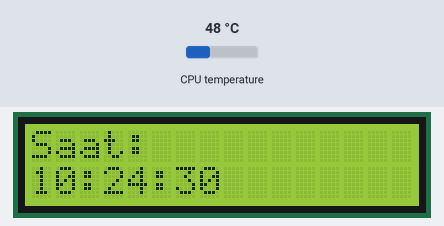
The program below on a simulated Raspberry Pi (BCM pin numbers). Parts: 16×2 character LCD. The test bench sets the inputs (shaded band); at power-on: CPU temperature 48 °C. The clock reads 2024-03-15 10:24:30 at power-on unless the program sets it; system figures (address, load, memory, disk, uptime) are fixed made-up values; what the program prints to the terminal is not drawn.

Above: at 1.4 s.
1.5 s: CPU temperature set to 31 °C
At 9.1 s:
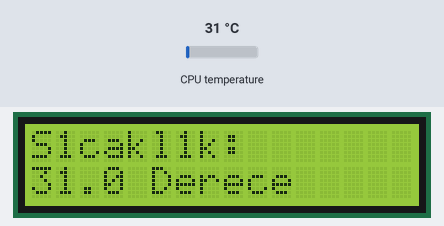
12.0 s: CPU temperature set to 44 °C
At 18.5 s:
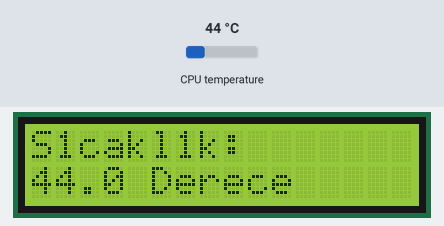
22.5 s: CPU temperature set to 58 °C
At 27.8 s:
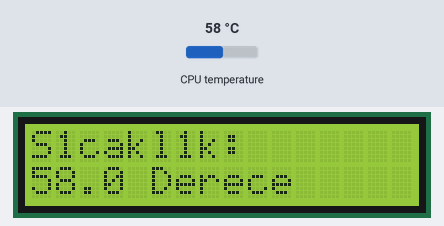
Timing chart, 0 to 29.3 s (numbered marks = the images above; inputs shaded):
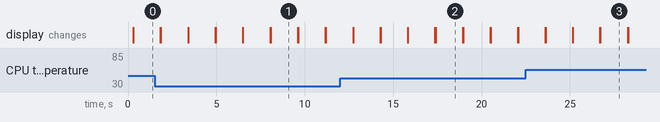

Measured:
- what the display in image 1 shows lasts 1.5 s, from 8.1 s to 9.6 s

The program:

System-Monitor.py
```python
import drivers
from time import sleep
from datetime import datetime
from subprocess import check_output
import psutil
from gpiozero import CPUTemperature

display = drivers.Lcd()
IP = check_output(["hostname", "-I"], encoding="utf8").split()[0]

try:
    print("Writing to display")
    while True:
        # Saat gösterimi
        current_time = datetime.now().strftime("%H:%M:%S")
        display.lcd_display_string("Saat: ", 1)
        display.lcd_display_string("{}".format(current_time), 2)
        sleep(1.5)
        display.lcd_clear()

        # Tarih gösterimi
        current_date = datetime.now().strftime("%d-%m-%Y")
        display.lcd_display_string("Tarih: ", 1)
        display.lcd_display_string("{}".format(current_date), 2)
        sleep(1.5)
        display.lcd_clear()

        # IP Adresi gösterimi
        display.lcd_display_string("IP: ", 1)
        display.lcd_display_string("{}".format(IP), 2)
        sleep(1.5)
        display.lcd_clear()

        # CPU Kullanımı, GPU Kullanımı ve Sıcaklık gösterimi
        cpu_usage = psutil.cpu_percent()
        gpu_usage = 0  # Raspberry Pi'da genellikle GPU kullanımı standart bir şekilde ölçülemez
        cpu_temp = CPUTemperature().temperature
        display.lcd_display_string("CPU:", 1)
        display.lcd_display_string("{}%".format(cpu_usage), 2)
        sleep(1.5)
        display.lcd_clear()
        display.lcd_display_string("GPU:", 1)
        display.lcd_display_string("{}%".format(gpu_usage), 2)
        sleep(1.5)
        display.lcd_clear()
        display.lcd_display_string("Sıcaklık:",1)
        display.lcd_display_string("{} Derece".format(cpu_temp), 2)
        sleep(1.5)
        display.lcd_clear()

except KeyboardInterrupt:
    # Eğer bir KeyboardInterrupt (ctrl+c'ye basıldığında) olursa, programı kapat ve temizlik yap
    print("Cleaning up!")
    display.lcd_clear()
```
